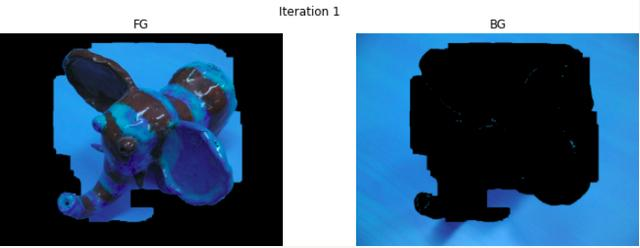
#> input picture grabcut_and_mrf/iteration1.jpg, 640 x 248 px, given in place of 007_test2.png, which was not available
$ python bitPlanes.py
#> lines starting #> are read from the running program, lines starting #| are printed output that depends on the picture; after the words box and inside, x2 and y2 are one past the last pixel; in counts of white or black regions, pixels touching at a corner belong together; pictures that were not available may be replaced by others from this repository, and a replacement may not be noted
#Image planes
#Given an 8 bit image, we decompose the image into 8 individual images known as bitplanes. These images are greyscaled.
import cv2
import numpy as np
import matplotlib.pyplot as plt

def display(image):
    plt.imshow(image)
    plt.axis("off")
    plt.show()

if __name__ == "__main__":
    #name = input("Image name: ")
    #bits = input("Number of bits to quantise the image to: ")
    #bits = int(bits)
    image = cv2.imread("./imageBox/007_test2.png", 0)
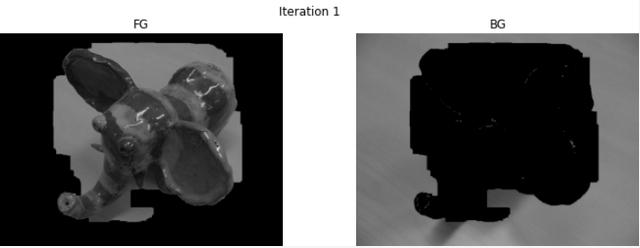
#> image: shape (248, 640); min 0, max 255, mean 99.8
    display(image)
    dim = image.shape
#> dim = (248, 640)
    print(dim)
#| (248, 640)

    bitPlane1 = []
    #Least significant bit
    bitPlane2 = []
    bitPlane3 = []
    bitPlane4 = []
    bitPlane5 = []
    bitPlane6 = []
    bitPlane7 = []
    bitPlane8 = []
    #Most significant bit

    #Generating bit planes
    for i in range(dim[0]):
        for j in range(dim[1]):
            values = [0, 0, 0, 0, 0, 0, 0, 0]
            pos = 7
            while image[i][j] > 0:
                if image[i][j] & 1 == 1:
                    values[pos] = 1
                image[i][j] = image[i][j] >> 1
                pos -= 1
            bitPlane1.append(values[7])
            bitPlane2.append(values[6])
            bitPlane3.append(values[5])
            bitPlane4.append(values[4])
            bitPlane5.append(values[3])
            bitPlane6.append(values[2])
            bitPlane7.append(values[1])
            bitPlane8.append(values[0])
#> image: shape (248, 640); every value is 0
#> after the loop, bitPlane1 = 158720 items; bitPlane2 = 158720 items; bitPlane3 = 158720 items; bitPlane4 = 158720 items; bitPlane5 = 158720 items; bitPlane6 = 158720 items; bitPlane7 = 158720 items; bitPlane8 = 158720 items

    bitPlane1 = np.array(bitPlane1).reshape(dim[0], dim[1])
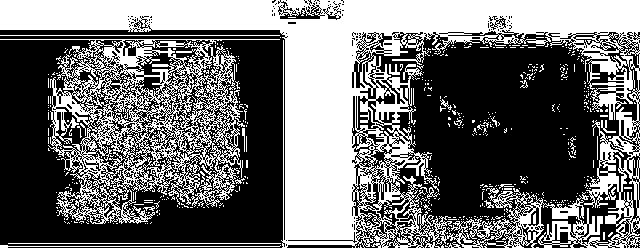
#> bitPlane1: shape (248, 640) int64; values 0 (black) and 1 (white), 43.4% white; 547 white regions (523 under 20 px), largest, box (x1, y1, x2, y2) and area: (0, 0, 640, 248) 50803, (0, 39, 280, 224) 14955, (0, 245, 281, 248) 297
    bitPlane2 = np.array(bitPlane2).reshape(dim[0], dim[1])
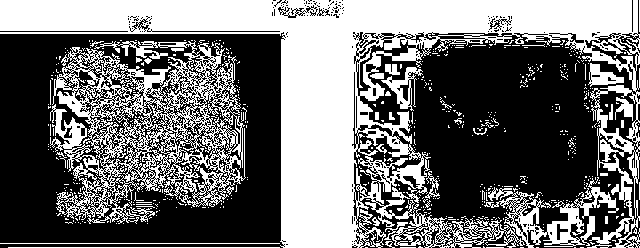
#> bitPlane2: shape (248, 640) int64; values 0 (black) and 1 (white), 44.1% white; 581 white regions (546 under 20 px), largest, box (x1, y1, x2, y2) and area: (0, 0, 640, 248) 48140, (50, 40, 246, 224) 14535, (484, 177, 619, 248) 2714
    bitPlane3 = np.array(bitPlane3).reshape(dim[0], dim[1])
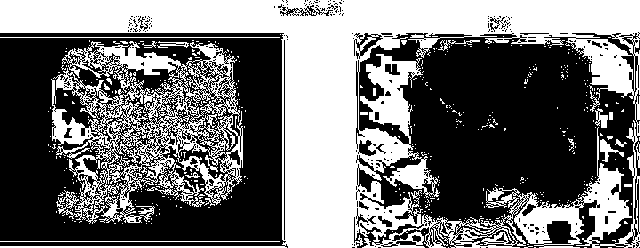
#> bitPlane3: shape (248, 640) int64; values 0 (black) and 1 (white), 44.8% white; 433 white regions (411 under 20 px), largest, box (x1, y1, x2, y2) and area: (0, 0, 640, 248) 54452, (51, 41, 243, 224) 13987, (0, 37, 280, 38) 280
    bitPlane4 = np.array(bitPlane4).reshape(dim[0], dim[1])
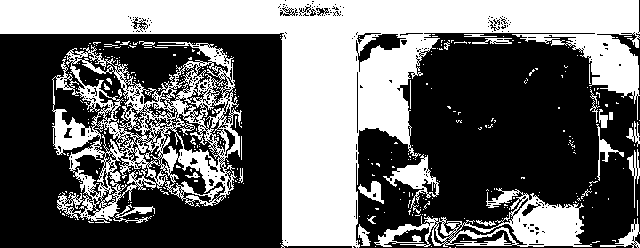
#> bitPlane4: shape (248, 640) int64; values 0 (black) and 1 (white), 41.9% white; 324 white regions (291 under 20 px), largest, box (x1, y1, x2, y2) and area: (0, 0, 640, 248) 45160, (52, 42, 242, 223) 12525, (374, 188, 592, 247) 4619
    bitPlane5 = np.array(bitPlane5).reshape(dim[0], dim[1])
#> bitPlane5: shape (248, 640) int64; values 0 (black) and 1 (white), 45% white; 233 white regions (206 under 20 px), largest, box (x1, y1, x2, y2) and area: (0, 0, 640, 248) 57107, (52, 42, 243, 206) 10674, (57, 135, 140, 222) 1353
    bitPlane6 = np.array(bitPlane6).reshape(dim[0], dim[1])
#> bitPlane6: shape (248, 640) int64; values 0 (black) and 1 (white), 48.4% white; 141 white regions (125 under 20 px), largest, box (x1, y1, x2, y2) and area: (0, 0, 640, 248) 58666, (53, 48, 234, 222) 14028, (122, 42, 235, 92) 1486
    bitPlane7 = np.array(bitPlane7).reshape(dim[0], dim[1])
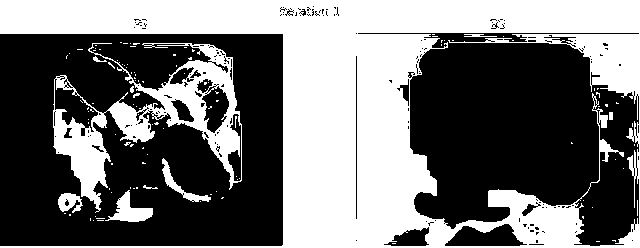
#> bitPlane7: shape (248, 640) int64; values 0 (black) and 1 (white), 44.7% white; 117 white regions (106 under 20 px), largest, box (x1, y1, x2, y2) and area: (0, 0, 640, 248) 60070, (53, 43, 242, 213) 8983, (105, 190, 153, 222) 660
    bitPlane8 = np.array(bitPlane8).reshape(dim[0], dim[1])
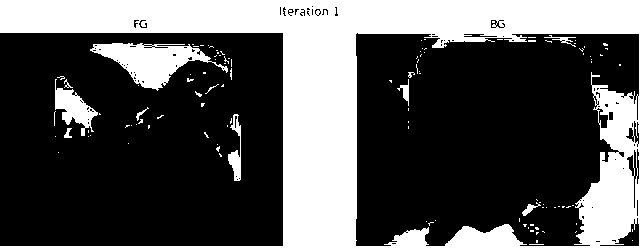
#> bitPlane8: shape (248, 640) int64; values 0 (black) and 1 (white), 32.8% white; 116 white regions (104 under 20 px), largest, box (x1, y1, x2, y2) and area: (0, 0, 640, 248) 46876, (90, 43, 228, 91) 2865, (55, 79, 98, 136) 1010

    display(bitPlane1)
    display(bitPlane2)
    display(bitPlane3)
    display(bitPlane4)
    display(bitPlane5)
    display(bitPlane6)
    display(bitPlane7)
    display(bitPlane8)

$ run again, on grabcut_and_mrf/iteration10.jpg
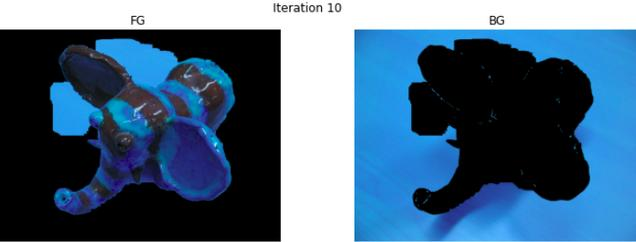
#> input picture grabcut_and_mrf/iteration10.jpg, 636 x 242 px, given in place of 007_test2.png, which was not available
#| (242, 636)
#> after the loop `for i in range(dim[0]):`: bitPlane1 = 153912 items
#> `bitPlane1 = np.array(bitPlane1).reshape(dim[0], dim[1])`:
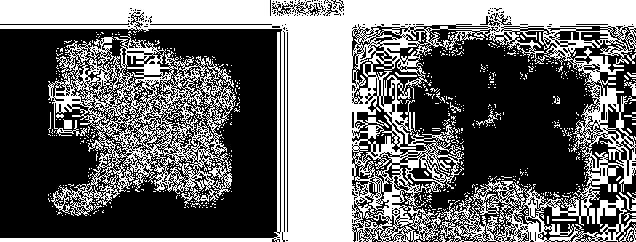
#> bitPlane1: shape (242, 636) int64; values 0 (black) and 1 (white), 42.9% white; 664 white regions (645 under 20 px), largest, box (x1, y1, x2, y2) and area: (0, 0, 636, 242) 51606, (48, 34, 236, 216) 11878, (63, 119, 72, 129) 73
#> `bitPlane8 = np.array(bitPlane8).reshape(dim[0], dim[1])`:
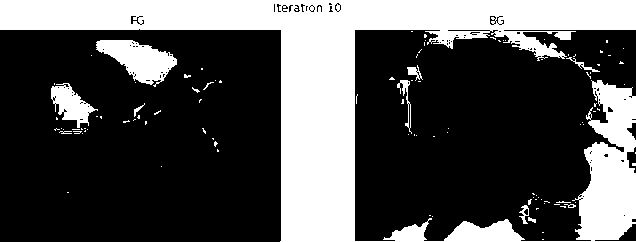
#> bitPlane8: shape (242, 636) int64; values 0 (black) and 1 (white), 31.6% white; 105 white regions (93 under 20 px), largest, box (x1, y1, x2, y2) and area: (0, 0, 636, 242) 44570, (96, 40, 177, 87) 2018, (51, 83, 98, 128) 1007
